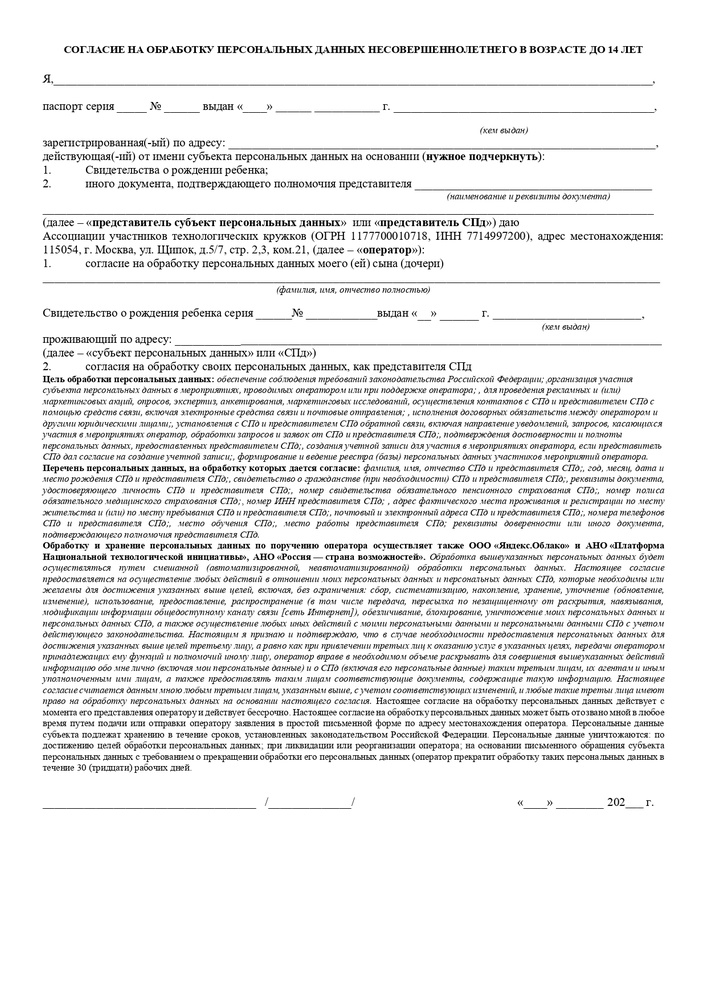
#> input picture data/sogl1_image.jpg, 707 x 999 px, shrunk from 1241 x 1754 before the run
$ python -i save_fields.py   (imports and definitions only)
#> lines starting #> are read from the running program, lines starting #| are printed output that depends on the picture; after the words box and inside, x2 and y2 are one past the last pixel; in counts of white or black regions, pixels touching at a corner belong together
#> further down, picture is the input picture: shape (999, 707, 3); min 0, max 255, mean 235.6
import cv2
import numpy as np
import os


# [15 lines left out: function load_image, not called in this run]


def extract_contours(image: np.ndarray) -> np.ndarray:
    """Поиск контуров на изображени

    :param image: предварительно обработанное изображение с нанесенными рамками
    :return: контуры на изображении
    """
    # Диапазон цвета которого не может быть в документе (в нашем случае - синий)
    lower_range = np.array([110, 50, 50])
    upper_range = np.array([130, 255, 255])

    image_mask = cv2.inRange(image, lower_range, upper_range)
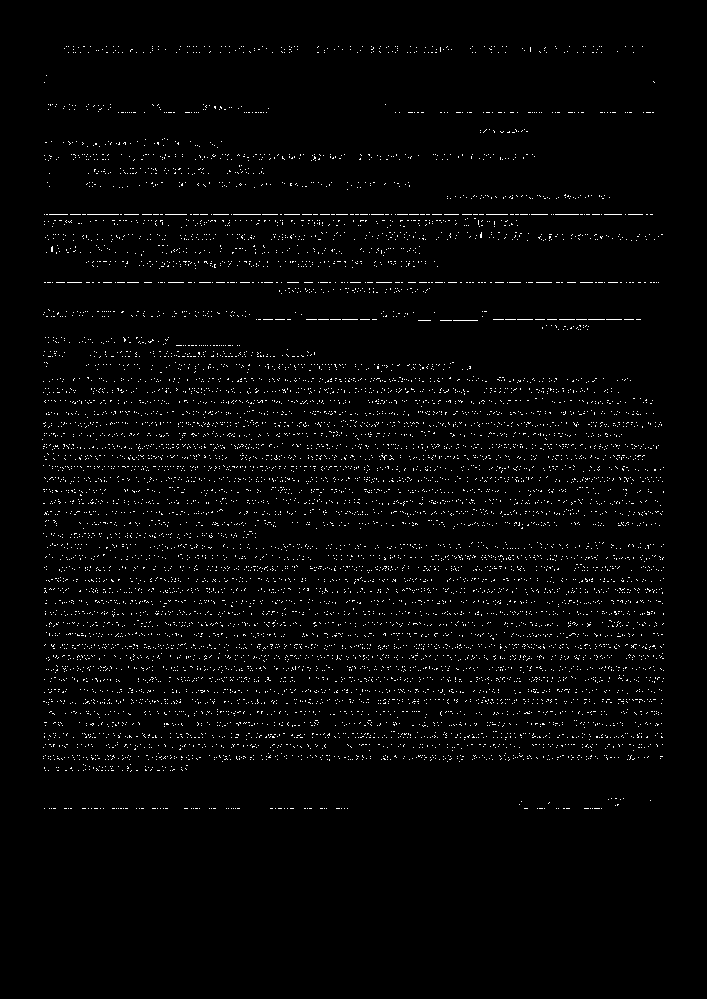
#> image_mask: shape (999, 707); 2% white in thin lines or dots, all inside (x1, y1, x2, y2) = (42, 46, 664, 809)

    thresh = cv2.Canny(image_mask, 10, 250)
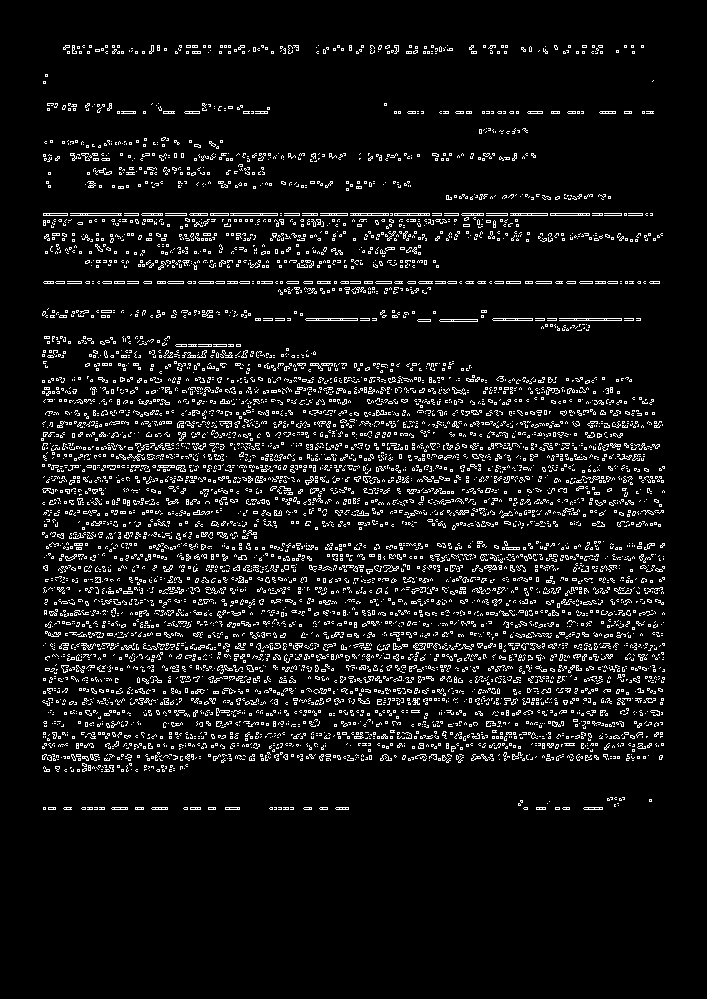
#> thresh: shape (999, 707); 7% white in thin lines or dots, all inside (x1, y1, x2, y2) = (41, 45, 665, 810)
    contours_of_frames, _ = cv2.findContours(thresh.copy(), cv2.RETR_EXTERNAL, cv2.CHAIN_APPROX_SIMPLE)
#> contours_of_frames = 6546 contours, 6476 with area under 20; largest, box (x1, y1, x2, y2) and area: (305, 318, 358, 321) 103, (559, 318, 622, 321) 95, (230, 213, 278, 216) 89, (70, 213, 122, 216) 82, (492, 318, 533, 321) 79

    return contours_of_frames


# [55 lines left out: functions extract_frames, save_frames, not called in this run]

>>> import cv2
>>> picture = cv2.imread('../data/sogl1_image.jpg')
>>> result = extract_contours(picture)
#> result has the same summary as contours_of_frames in extract_contours

$ run again, on data/sogl2_image.jpg
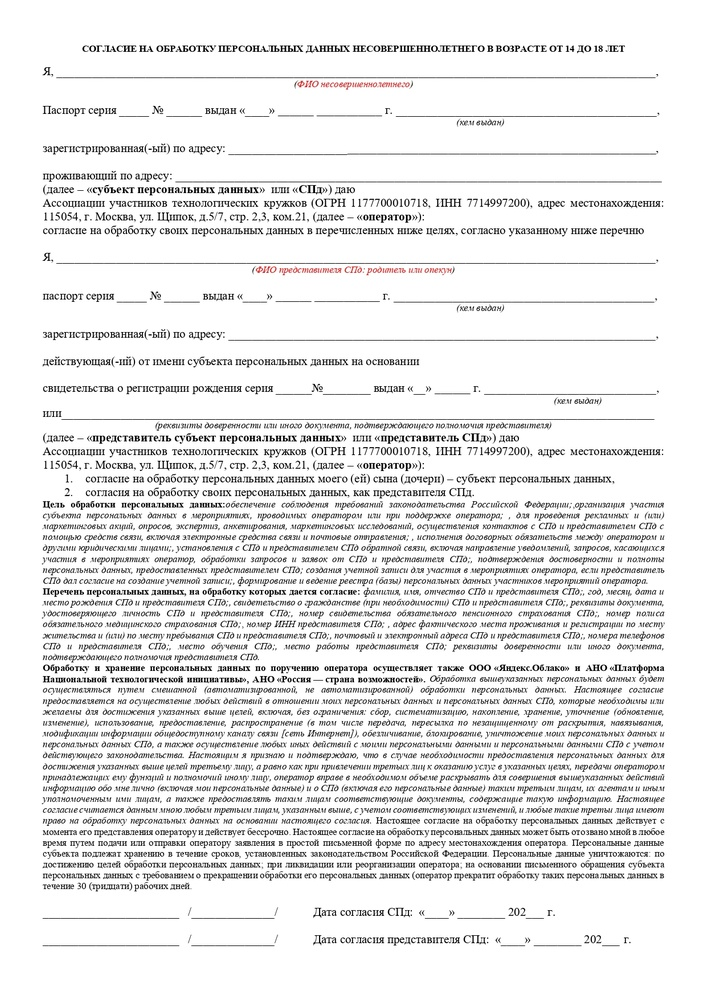
#> input picture data/sogl2_image.jpg, 707 x 999 px, shrunk from 1241 x 1754 before the run
#> picture is the input picture: shape (999, 707, 3); mean B, G, R 233.7, 233.7, 233.8
#> in extract_contours, `image_mask = cv2.inRange(image, lower_range, upper_range)`:
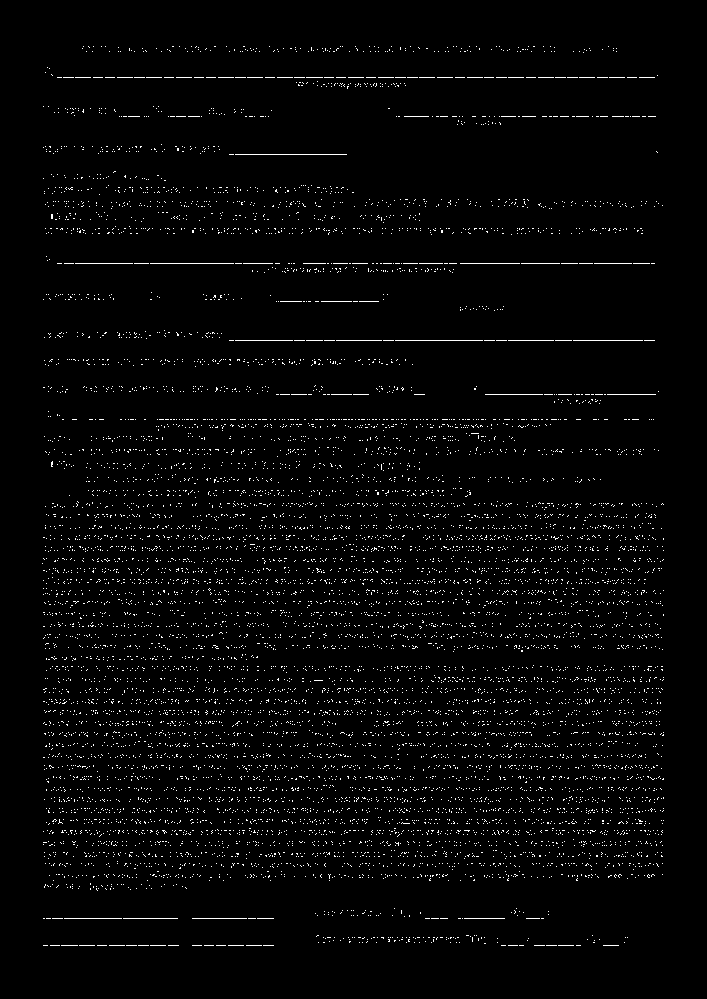
#> image_mask: shape (999, 707); 2.3% white in thin lines or dots, all inside (x1, y1, x2, y2) = (42, 46, 664, 946)
#> in extract_contours, `thresh = cv2.Canny(image_mask, 10, 250)`:
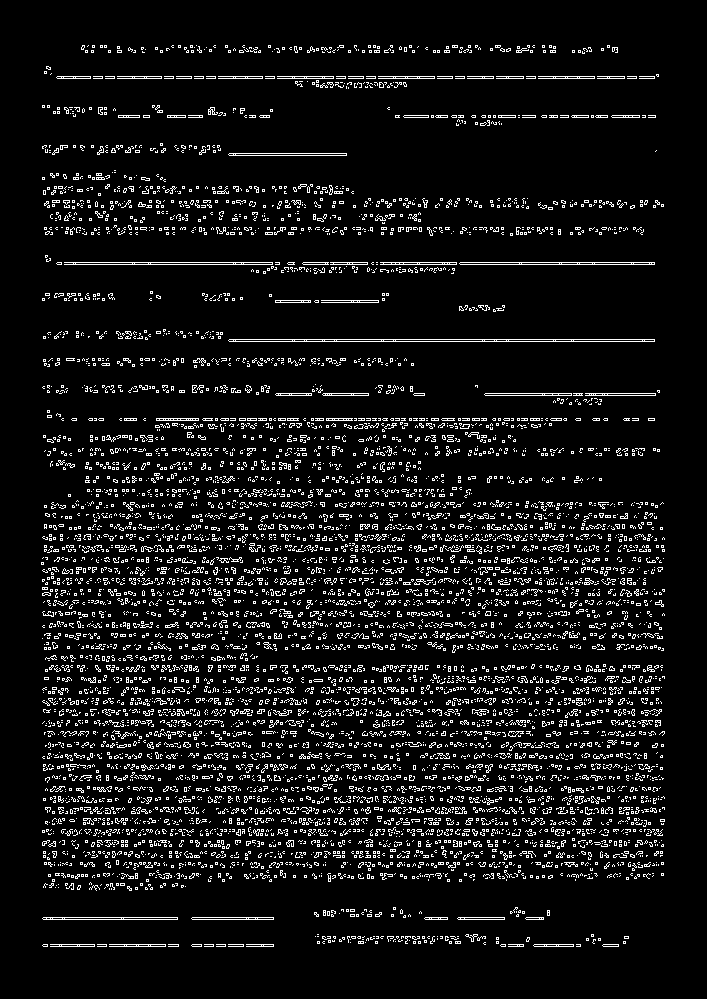
#> thresh: shape (999, 707); 7.9% white in thin lines or dots, all inside (x1, y1, x2, y2) = (41, 45, 665, 947)
#> contours_of_frames = 6979 contours, 6909 with area under 20; largest, box (x1, y1, x2, y2) and area: (228, 339, 655, 342) 851, (64, 262, 273, 265) 399, (459, 262, 655, 265) 389, (42, 917, 178, 920) 269, (228, 153, 347, 156) 235
#> result has the same summary as contours_of_frames in extract_contours
